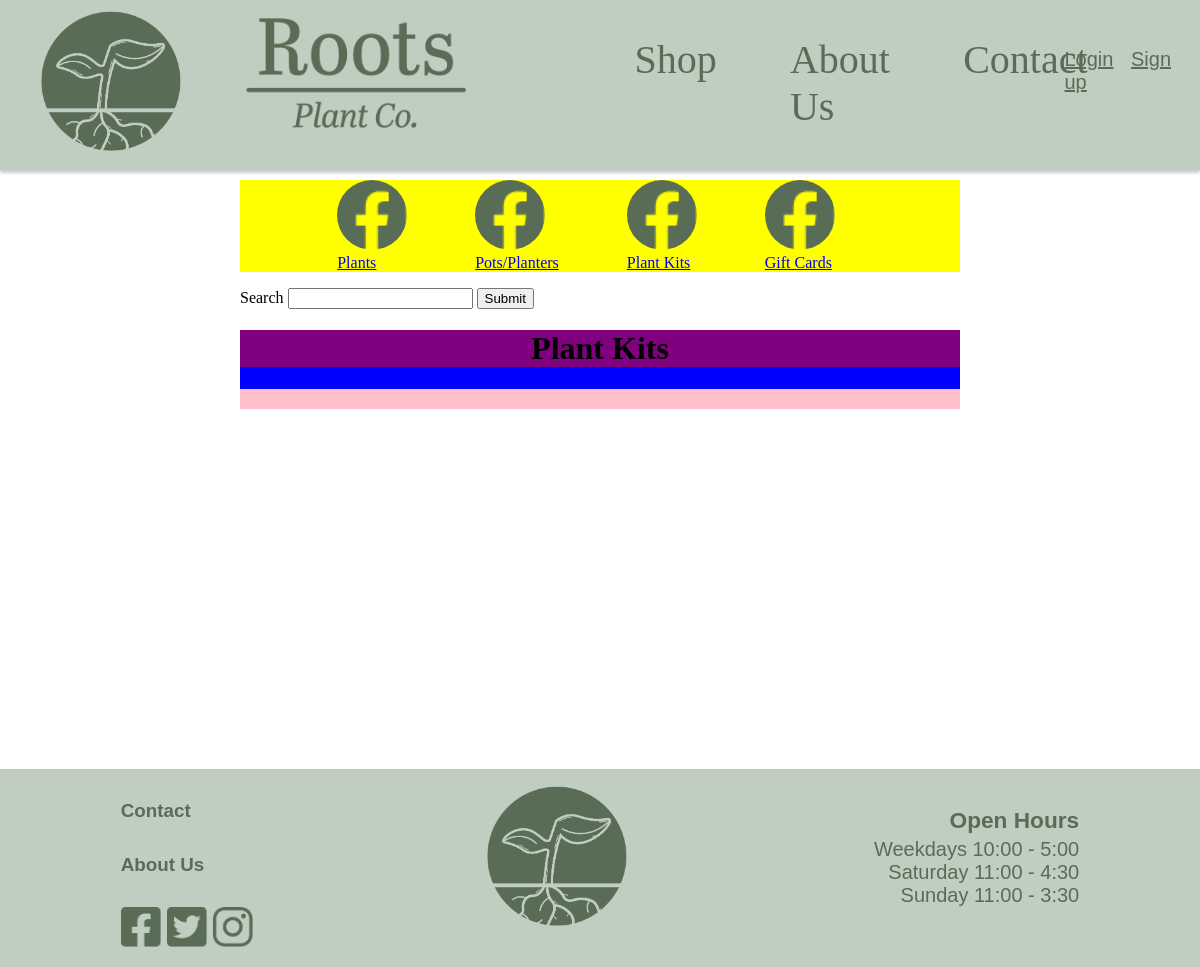
/shopPlantKits, run on an earlier commit of the app's database.
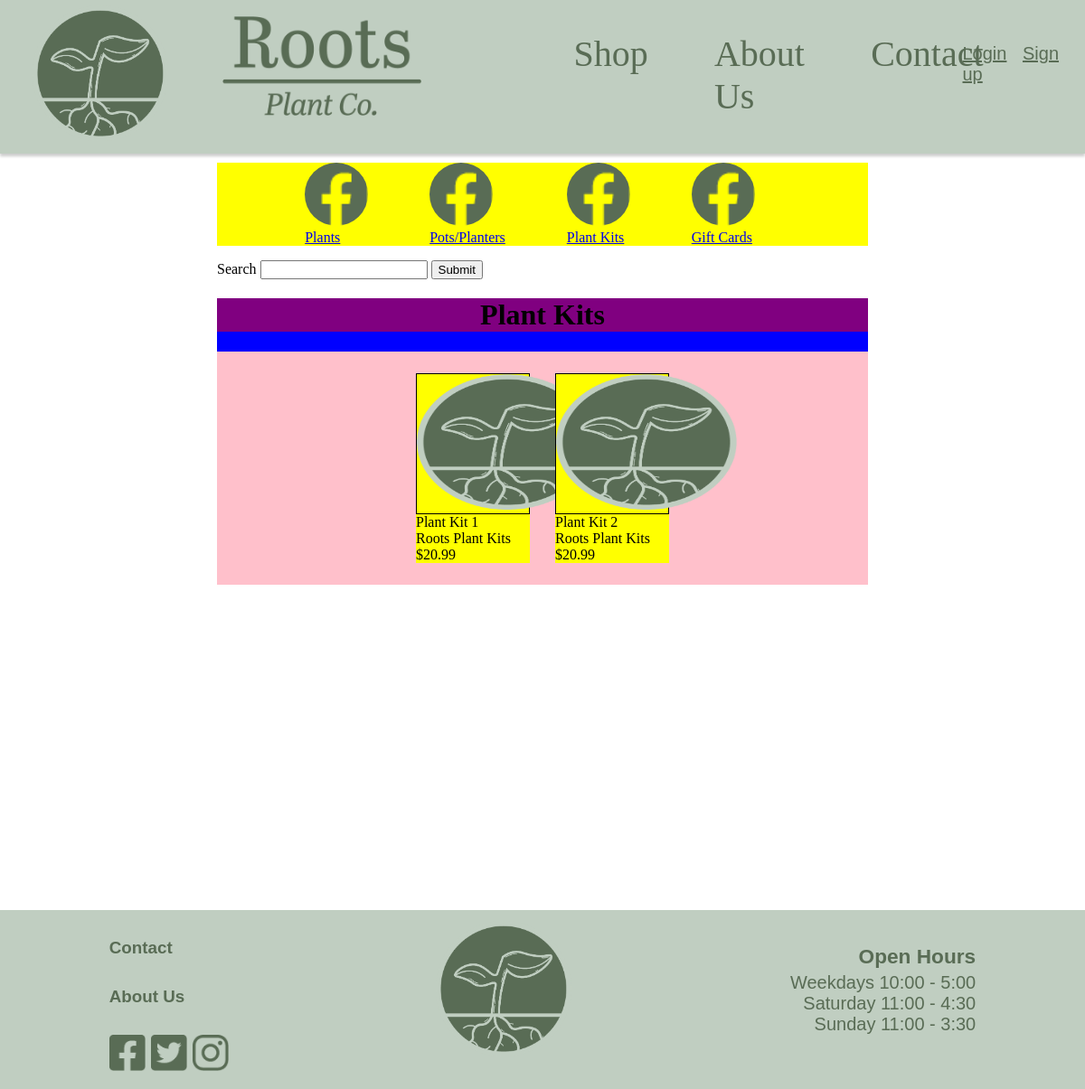
And on a later commit of the database.
### Website/models.py (models this page shows)
class ShopProducts(db.Model):
    __tablename__ = 'shopProducts'
    id = db.Column(db.Integer, primary_key=True)
    name = db.Column(db.String(150), nullable=False) #Is required
    summary = db.Column(db.String(500), nullable=True)
    description = db.Column(db.String(1000), nullable=True)
    price = db.Column(db.Integer, nullable=False) #Is required
    stock = db.Column(db.Integer, nullable=False) #Is required
    category = db.Column(db.String(150), nullable=False) #Is required
    imageUrl = db.Column(db.String(150), nullable=False) #Is required

### Website/views.py (the view)
@views.route('/shopPlantKits', methods=['GET', 'POST'])
def shopProductsPlantKits():
    form = SearchForm()
    products = []
    if request.method == 'POST':
        if form.validate_on_submit():
            search_term = form.search.data
        if not search_term:
            flash('Please enter a search term', category='error')
        else:
            search_term = search_term.strip()
            search_words = search_term.split()
            products = ShopProducts.query.filter(
                (ShopProducts.name.contains(search_term)) |
                (ShopProducts.category.contains(search_term)) |
                (ShopProducts.summary.contains(search_term)) |
                db.or_(*[ShopProducts.description.contains(word) for word in search_words])
            ).all()
            if not products:
                flash('No products found', category='error')
    else:
        products = ShopProducts.query.all()
    return render_template('shopPlantKits.html', user=current_user, products=products, form=form)

### Website/forms.py
class SearchForm(FlaskForm):
    search = StringField('Search')
    submit = SubmitField('Submit')

### Website/templates/shopPlantKits.html (shortened to what this page needs)
{% extends "navBase.html" %}
{% block content %}
<link rel="stylesheet" href="{{ url_for('static', filename='css/shopPage.css') }}">
<div class="shopNav">
    <ul class="shopNavItems">
        <li class="shopNavItem"><a href="/shopPlants"><img class="navImage" height="70px" src="{{ url_for('static', filename='facebookIcon.png') }}"><br>Plants</a></li>
        <li class="shopNavItem"><a href="/shop"><img class="navImage" height="70px" src="{{ url_for('static', filename='facebookIcon.png') }}"><br>Pots/Planters</a></li>
        <li class="shopNavItem"><a href="/shop"><img class="navImage" height="70px" src="{{ url_for('static', filename='facebookIcon.png') }}"><br>Plant Kits</a></li>
        <li class="shopNavItem"><a href="/shop"><img class="navImage" height="70px" src="{{ url_for('static', filename='facebookIcon.png') }}"><br>Gift Cards</a></li>
    </ul>
</div>
<form method="POST">
    {{ form.search.label }} {{ form.search(size=20) }}
    {{ form.submit() }}
</form>
<div class="shopContainer">
    <h1 class="title">Plant Kits</h1>
    <div class="flexContainer">
        {% for product in products %}
        {% if product.category == "PlantKits" %}
        <div class="flexBox">
            <div class="productImage">
                <img src="{{ url_for('static', filename='img/' + product.imageUrl) }}" width="200" height="150" alt="Plant image">
            </div>
            <div class="productName">
                {{ product.name }}
            </div>
            <div class="productSummary">
                {{ product.summary }}
            </div>
            <div class="productPrice">
                ${{ product.price }}
            </div>
        </div>
        {% endif %}
        {% endfor %}
    </div>
</div>
{% endblock %}

What changed in the data, as far as the page shows it:
added ShopProducts: imageUrl (picture), name "Plant Kit 1", summary "Roots Plant Kits", price "20.99"
added ShopProducts: imageUrl (picture), name "Plant Kit 2", summary "Roots Plant Kits", price "20.99"
